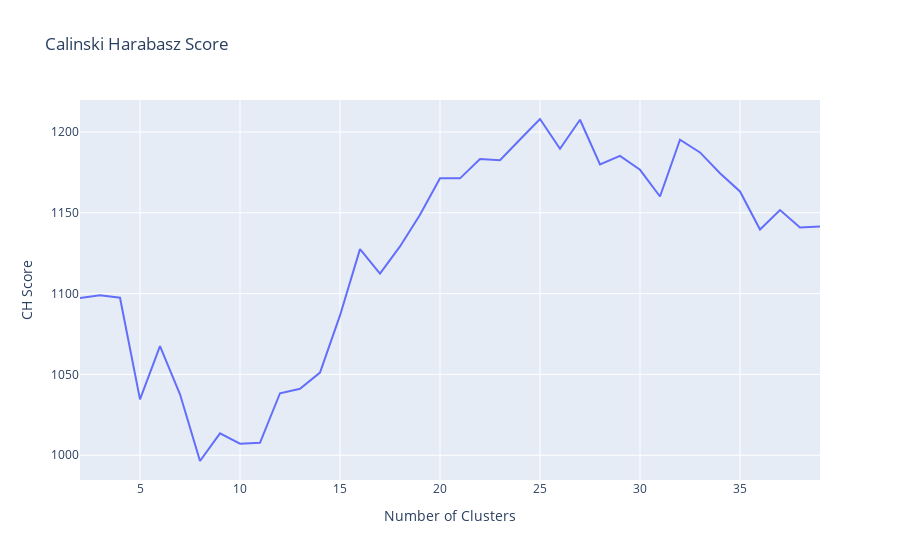

Notebook cell for this chart:
### Code cell
fig = px.line(
    x=outcomes['n_clusters'], 
    y=outcomes['CH_score'], 
    title='Calinski Harabasz Score',
    labels ={
        'x': 'Number of Clusters',
        'y': 'CH Score',
    }
)
fig.show()

### Figure 1 — Plotly figure (JSON) as saved in the notebook; plotly's stock layout.template omitted (floating-point values rounded to 4 significant figures)
{"data": [{"hovertemplate": "Number of Clusters=%{x}<br>CH Score=%{y}<extra></extra>", "legendgroup": "", "line": {"color": "#636efa", "dash": "solid"}, "mode": "lines", "name": "", "orientation": "v", "showlegend": false, "type": "scatter", "x": [2, 3, 4, 5, 6, 7, 8, 9, 10, 11, 12, 13, 14, 15, 16, 17, 18, 19, 20, 21, 22, 23, 24, 25, 26, 27, 28, 29, 30, 31, 32, 33, 34, 35, 36, 37, 38, 39], "xaxis": "x", "y": [1097.0, 1099.0, 1097.0, 1035.0, 1067.0, 1038.0, 996.4, 1014.0, 1007.0, 1008.0, 1038.0, 1041.0, 1051.0, 1086.0, 1128.0, 1112.0, 1129.0, 1149.0, 1171.0, 1171.0, 1183.0, 1183.0, 1195.0, 1208.0, 1190.0, 1208.0, 1180.0, 1185.0, 1177.0, 1160.0, 1195.0, 1187.0, 1174.0, 1163.0, 1140.0, 1152.0, 1141.0, 1141.0], "yaxis": "y"}], "layout": {"legend": {"tracegroupgap": 0}, "title": {"text": "Calinski Harabasz Score"}, "xaxis": {"anchor": "y", "domain": [0, 1], "title": {"text": "Number of Clusters"}}, "yaxis": {"anchor": "x", "domain": [0, 1], "title": {"text": "CH Score"}}}}
